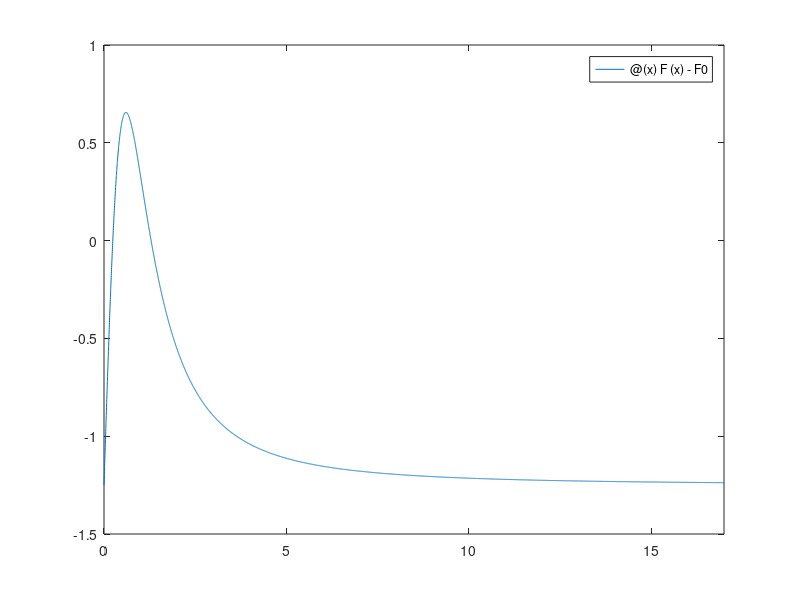

Here is the MATLAB script that generated this plot:
clc; clear; close all force;

F0= 1.25; % N
q = 2e-5; % C
Q = 2e-5; % C
a = 0.85; % m
eps0 = 8.9e-12; % C^2/N.m^2

F = @(x) 1/4/pi/eps0*q*Q*x./...
    (x.^2+a^2).^(3/2);


f = @(x) F(x) - F0;


fplot(f, [0 20*a])

x1 = fzero(f, [0 0.5])
x2 = fzero(f, 1.3)